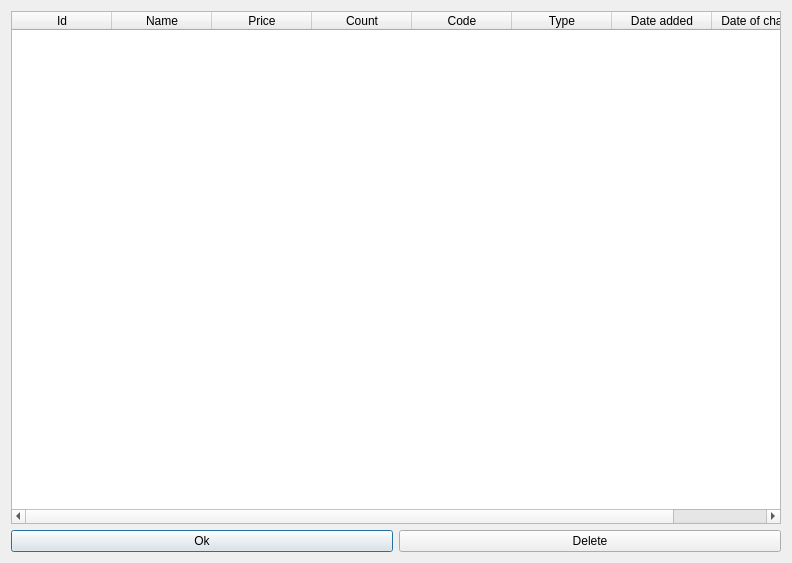
<?xml version="1.0" encoding="UTF-8"?>
<ui version="4.0">
 <class>FindTable</class>
 <widget class="QDialog" name="FindTable">
  <property name="geometry">
   <rect>
    <x>0</x>
    <y>0</y>
    <width>792</width>
    <height>563</height>
   </rect>
  </property>
  <property name="windowTitle">
   <string>Dialog</string>
  </property>
  <layout class="QGridLayout" name="gridLayout">
   <item row="1" column="0">
    <widget class="QPushButton" name="pushButton">
     <property name="text">
      <string>Ok</string>
     </property>
    </widget>
   </item>
   <item row="1" column="1">
    <widget class="QPushButton" name="pushButton_2">
     <property name="text">
      <string>Delete</string>
     </property>
    </widget>
   </item>
   <item row="0" column="0" colspan="2">
    <widget class="QTableWidget" name="tableWidget">
     <property name="horizontalScrollBarPolicy">
      <enum>Qt::ScrollBarAsNeeded</enum>
     </property>
     <property name="selectionMode">
      <enum>QAbstractItemView::SingleSelection</enum>
     </property>
     <property name="selectionBehavior">
      <enum>QAbstractItemView::SelectRows</enum>
     </property>
     <property name="textElideMode">
      <enum>Qt::ElideLeft</enum>
     </property>
     <attribute name="horizontalHeaderCascadingSectionResizes">
      <bool>false</bool>
     </attribute>
     <column>
      <property name="text">
       <string>Id</string>
      </property>
     </column>
     <column>
      <property name="text">
       <string>Name</string>
      </property>
     </column>
     <column>
      <property name="text">
       <string>Price</string>
      </property>
     </column>
     <column>
      <property name="text">
       <string>Count</string>
      </property>
     </column>
     <column>
      <property name="text">
       <string>Code</string>
      </property>
     </column>
     <column>
      <property name="text">
       <string>Type</string>
      </property>
     </column>
     <column>
      <property name="text">
       <string>Date added</string>
      </property>
     </column>
     <column>
      <property name="text">
       <string>Date of change</string>
      </property>
     </column>
    </widget>
   </item>
  </layout>
 </widget>
 <resources/>
 <connections/>
</ui>
